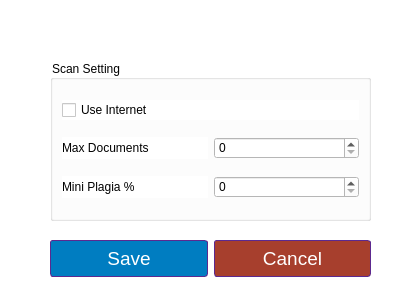
<?xml version="1.0" encoding="UTF-8"?>
<ui version="4.0">
 <class>Dialog</class>
 <widget class="QDialog" name="Dialog">
  <property name="geometry">
   <rect>
    <x>0</x>
    <y>0</y>
    <width>400</width>
    <height>300</height>
   </rect>
  </property>
  <property name="windowTitle">
   <string>Dialog</string>
  </property>
  <property name="styleSheet">
   <string notr="true">background-color: rgb(255, 255, 255);</string>
  </property>
  <widget class="QGroupBox" name="">
   <property name="geometry">
    <rect>
     <x>50</x>
     <y>60</y>
     <width>321</width>
     <height>161</height>
    </rect>
   </property>
   <property name="styleSheet">
    <string notr="true">font: 14pt &quot;Consolas&quot;;</string>
   </property>
   <property name="title">
    <string>Scan Setting</string>
   </property>
   <layout class="QVBoxLayout" name="verticalLayout">
    <item>
     <widget class="QCheckBox" name="useInter_check">
      <property name="toolTip">
       <string>use internet for scanning</string>
      </property>
      <property name="text">
       <string>Use Internet</string>
      </property>
     </widget>
    </item>
    <item>
     <layout class="QHBoxLayout" name="horizontalLayout">
      <item>
       <widget class="QLabel" name="label">
        <property name="text">
         <string>Max Documents</string>
        </property>
       </widget>
      </item>
      <item>
       <widget class="QSpinBox" name="maxDc_spinV">
        <property name="toolTip">
         <string>Max Document  scannig In the internet and Loacal DATA</string>
        </property>
       </widget>
      </item>
     </layout>
    </item>
    <item>
     <layout class="QHBoxLayout" name="horizontalLayout_2">
      <item>
       <widget class="QLabel" name="label_2">
        <property name="text">
         <string>Mini Plagia %</string>
        </property>
       </widget>
      </item>
      <item>
       <widget class="QSpinBox" name="minPla_SpinV"/>
      </item>
     </layout>
    </item>
   </layout>
  </widget>
  <widget class="QWidget" name="">
   <property name="geometry">
    <rect>
     <x>50</x>
     <y>240</y>
     <width>321</width>
     <height>38</height>
    </rect>
   </property>
   <layout class="QHBoxLayout" name="horizontalLayout_3">
    <item>
     <widget class="QPushButton" name="save_btn">
      <property name="styleSheet">
       <string notr="true"> QPushButton {
background:-webkit-gradient(linear, left top, left bottom, color-stop(0.05, color: rgb(0, 170, 0);), color-stop(1, #1a5c66));
	background:-moz-linear-gradient(top, #599bb3 5%, #1a5c66 100%);
	background:-webkit-linear-gradient(top, #599bb3 5%, #1a5c66 100%);
	background:-o-linear-gradient(top, #599bb3 5%, #1a5c66 100%);
	background:-ms-linear-gradient(top, #599bb3 5%, #1a5c66 100%);
	background:linear-gradient(to bottom, #599bb3 5%, #1a5c66 100%);
	background-color:#007dc1;
	
	border-radius:3px;
	border:1px solid #5c298f;
	color:#ffffff;
	font-family:arial;
	font-size:19px;
	padding:6px 24px;
	text-decoration:none;
	
}
QPushButton:hover {
	background:-webkit-gradient(linear, left top, left bottom, color-stop(0.05, #1a5c66), color-stop(1, #599bb3));
	background:-moz-linear-gradient(top, #1a5c66 5%, #599bb3 100%);
	background:-webkit-linear-gradient(top, #1a5c66 5%, #599bb3 100%);
	background:-o-linear-gradient(top, #1a5c66 5%, #599bb3 100%);
	background:-ms-linear-gradient(top, #1a5c66 5%, #599bb3 100%);
	background:linear-gradient(to bottom, #1a5c66 5%, #599bb3 100%);
	background-color:#1a5c66;
}
QPushButton:active {
	position:relative;
	top:1px;
}
</string>
      </property>
      <property name="text">
       <string>Save</string>
      </property>
     </widget>
    </item>
    <item>
     <widget class="QPushButton" name="cancel_btn">
      <property name="styleSheet">
       <string notr="true"> QPushButton {
background:-webkit-gradient(linear, left top, left bottom, color-stop(0.05, color: rgb(0, 170, 0);), color-stop(1, #1a5c66));
	background:-moz-linear-gradient(top, #599bb3 5%, #1a5c66 100%);
	background:-webkit-linear-gradient(top, #599bb3 5%, #1a5c66 100%);
	background:-o-linear-gradient(top, #599bb3 5%, #1a5c66 100%);
	background:-ms-linear-gradient(top, #599bb3 5%, #1a5c66 100%);
	background:linear-gradient(to bottom, #599bb3 5%, #1a5c66 100%);
	background-color:#a73f2d;
	
	border-radius:3px;
	border:1px solid #5c298f;
	color:#ffffff;
	font-family:arial;
	font-size:19px;
	padding:6px 24px;
	text-decoration:none;
	
}
QPushButton:hover {
	background:-webkit-gradient(linear, left top, left bottom, color-stop(0.05, #1a5c66), color-stop(1, #599bb3));
	background:-moz-linear-gradient(top, #1a5c66 5%, #599bb3 100%);
	background:-webkit-linear-gradient(top, #1a5c66 5%, #599bb3 100%);
	background:-o-linear-gradient(top, #1a5c66 5%, #599bb3 100%);
	background:-ms-linear-gradient(top, #1a5c66 5%, #599bb3 100%);
	background:linear-gradient(to bottom, #1a5c66 5%, #599bb3 100%);
	background-color:#1a5c66;
}
QPushButton:active {
	position:relative;
	top:1px;
}
</string>
      </property>
      <property name="text">
       <string>Cancel</string>
      </property>
     </widget>
    </item>
   </layout>
  </widget>
 </widget>
 <resources/>
 <connections/>
</ui>
